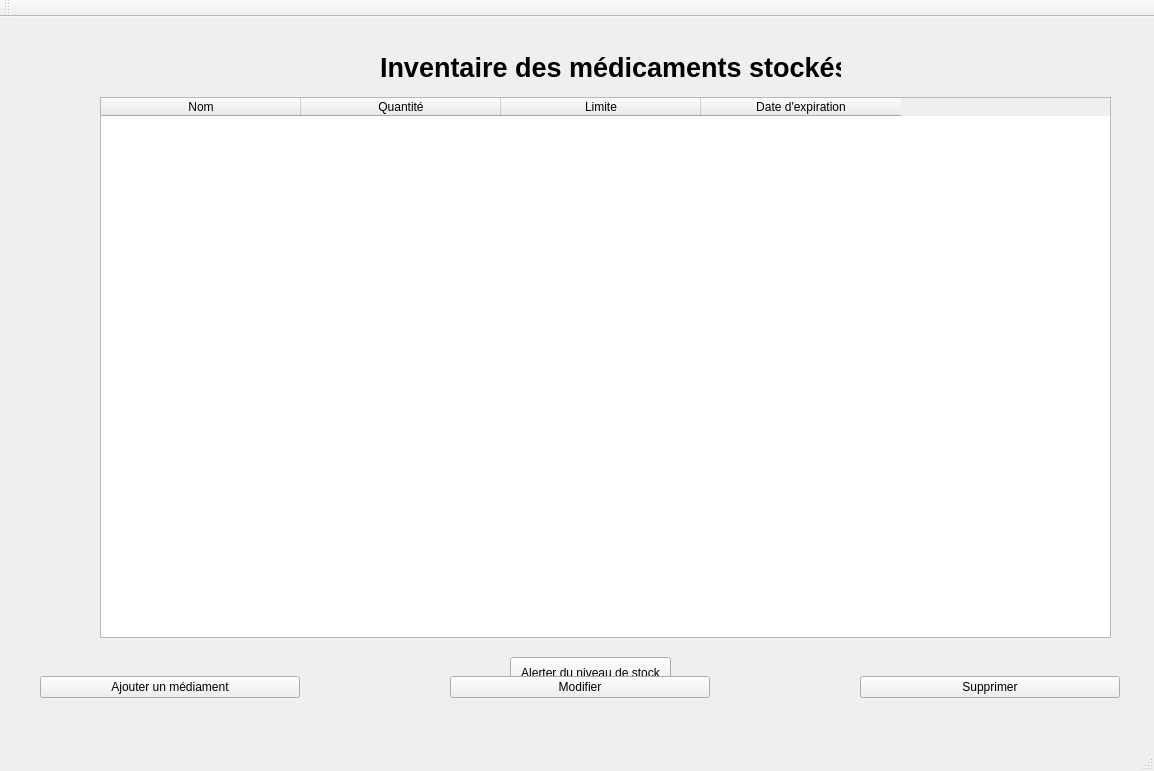
<?xml version="1.0" encoding="UTF-8"?>
<ui version="4.0">
 <class>ListeStockUIClass</class>
 <widget class="QMainWindow" name="ListeStockUIClass">
  <property name="geometry">
   <rect>
    <x>0</x>
    <y>0</y>
    <width>1154</width>
    <height>771</height>
   </rect>
  </property>
  <property name="windowTitle">
   <string>ListeStockUI</string>
  </property>
  <widget class="QWidget" name="centralWidget">
   <widget class="QTableWidget" name="tableWidget">
    <property name="geometry">
     <rect>
      <x>100</x>
      <y>80</y>
      <width>1011</width>
      <height>541</height>
     </rect>
    </property>
    <attribute name="horizontalHeaderDefaultSectionSize">
     <number>200</number>
    </attribute>
    <column>
     <property name="text">
      <string>Nom</string>
     </property>
    </column>
    <column>
     <property name="text">
      <string>Quantité</string>
     </property>
    </column>
    <column>
     <property name="text">
      <string>Limite</string>
     </property>
    </column>
    <column>
     <property name="text">
      <string>Date d'expiration</string>
     </property>
    </column>
   </widget>
   <widget class="QLabel" name="label">
    <property name="geometry">
     <rect>
      <x>380</x>
      <y>30</y>
      <width>461</width>
      <height>41</height>
     </rect>
    </property>
    <property name="font">
     <font>
      <pointsize>20</pointsize>
      <bold>true</bold>
     </font>
    </property>
    <property name="text">
     <string>Inventaire des médicaments stockés</string>
    </property>
   </widget>
   <widget class="QPushButton" name="pushButton_4">
    <property name="geometry">
     <rect>
      <x>20</x>
      <y>10</y>
      <width>71</width>
      <height>51</height>
     </rect>
    </property>
    <property name="styleSheet">
     <string notr="true">border-radius: 25px;</string>
    </property>
    <property name="text">
     <string/>
    </property>
   </widget>
   <widget class="QWidget" name="layoutWidget">
    <property name="geometry">
     <rect>
      <x>40</x>
      <y>650</y>
      <width>1091</width>
      <height>51</height>
     </rect>
    </property>
    <layout class="QHBoxLayout" name="horizontalLayout">
     <property name="spacing">
      <number>150</number>
     </property>
     <property name="leftMargin">
      <number>0</number>
     </property>
     <property name="topMargin">
      <number>0</number>
     </property>
     <item>
      <widget class="QPushButton" name="pushButton_3">
       <property name="text">
        <string>Ajouter un médiament</string>
       </property>
      </widget>
     </item>
     <item>
      <widget class="QPushButton" name="pushButton">
       <property name="text">
        <string>Modifier</string>
       </property>
      </widget>
     </item>
     <item>
      <widget class="QPushButton" name="pushButton_2">
       <property name="text">
        <string>Supprimer</string>
       </property>
      </widget>
     </item>
    </layout>
   </widget>
   <widget class="QPushButton" name="pushButton_5">
    <property name="geometry">
     <rect>
      <x>510</x>
      <y>640</y>
      <width>161</width>
      <height>31</height>
     </rect>
    </property>
    <property name="text">
     <string>Alerter du niveau de stock</string>
    </property>
   </widget>
   <widget class="QPushButton" name="pushButton_6">
    <property name="geometry">
     <rect>
      <x>1040</x>
      <y>40</y>
      <width>41</width>
      <height>31</height>
     </rect>
    </property>
    <property name="styleSheet">
     <string notr="true">border-radius: 25px;</string>
    </property>
    <property name="text">
     <string/>
    </property>
   </widget>
   <zorder>pushButton_5</zorder>
   <zorder>tableWidget</zorder>
   <zorder>label</zorder>
   <zorder>pushButton_4</zorder>
   <zorder>layoutWidget</zorder>
   <zorder>pushButton_6</zorder>
  </widget>
  <widget class="QToolBar" name="mainToolBar">
   <attribute name="toolBarArea">
    <enum>TopToolBarArea</enum>
   </attribute>
   <attribute name="toolBarBreak">
    <bool>false</bool>
   </attribute>
  </widget>
  <widget class="QStatusBar" name="statusBar"/>
  <widget class="QMenuBar" name="menuBar">
   <property name="geometry">
    <rect>
     <x>0</x>
     <y>0</y>
     <width>1154</width>
     <height>22</height>
    </rect>
   </property>
  </widget>
 </widget>
 <layoutdefault spacing="6" margin="11"/>
 <resources/>
 <connections/>
</ui>
